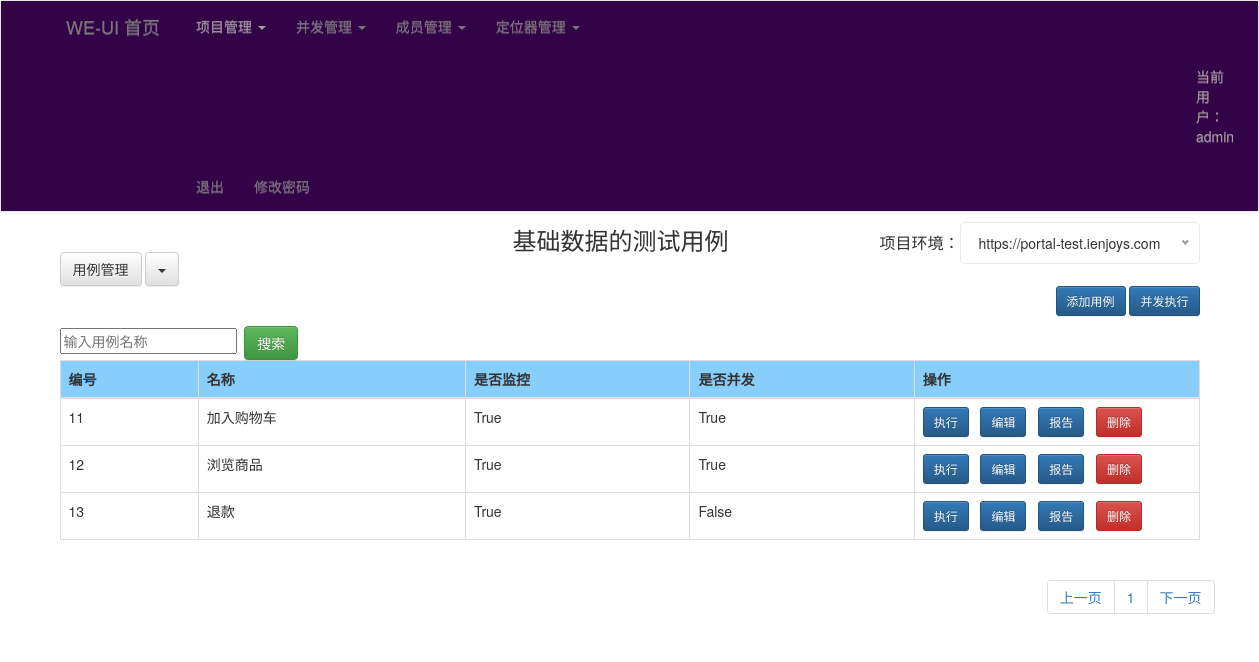
Page /testcases/10/ (signed in) on the earlier database version.
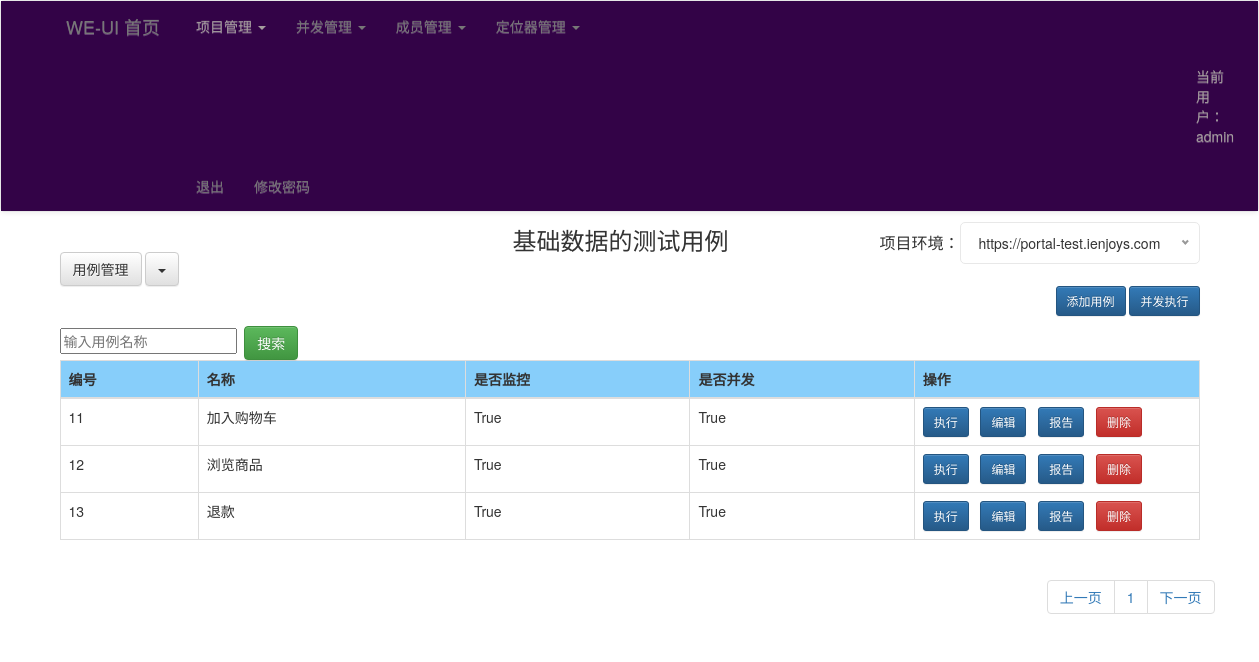
Same page on the later database version.
### uiApp/models.py (models this page shows, shortened)
class DB_end(models.Model):
    name = models.CharField(max_length=20, null=True, blank=True)
    host = models.CharField(max_length=200, null=True, blank=True)
    check_time = models.IntegerField(default=60)
    phone = models.CharField(max_length=200, null=True, blank=True)
    email = models.CharField(max_length=200, null=True, blank=True)
    dingtalk = models.CharField(max_length=200, null=True, blank=True)
    user = models.CharField(max_length=20, null=True, blank=True)
    max_threads = models.IntegerField(default=5)
    monitor_host = models.CharField(max_length=200, null=True, blank=True)

class DB_cases(models.Model):
    name = models.CharField(max_length=20, null=True, blank=True)
    case_type = models.IntegerField(default=0, null=True, blank=True)
    is_monitor = models.BooleanField(default=True, null=True, blank=True)
    script = models.CharField(max_length=200, null=True, blank=True)
    is_threads = models.BooleanField(default=True, null=True, blank=True)
    pro_id = models.CharField(max_length=20, null=False, blank=False)
    retry_count = models.IntegerField(default=2)

### uiApp/views.py (the view)
# urls.py: re_path('testcases/(?P<pro_id>.+)/', testcases),
@login_required
def testcases(request, pro_id):
    case_name = request.GET.get('case_name', '')  # 获取搜索的用例名称
    cases = list(DB_cases.objects.filter(pro_id=pro_id, name__contains=case_name))
    p = Paginator(cases, 5)
    current_page = request.GET.get('current_page')
    try:
        page_cases = p.page(current_page)  # 获取当前页的测试用例
    except PageNotAnInteger:
        page_cases = p.page(1)  # 页数非整数时直接返回第一页
    except EmptyPage:
        page_cases = p.page(1)  # 页数为空时返回第一页
    project = list(DB_end.objects.filter(id=pro_id))[0]
    hosts = project.host.split(",")
    param = {"cases": page_cases, "project": project, "hosts": hosts, 'key_word': case_name}
    return render(request, 'case.html', param)

### uiApp/templates/case.html (shortened to what this page needs)
<!DOCTYPE html>
<html lang="en">
<head>
    <link rel="stylesheet" type="text/css" href="/static/bootstrap-3.4.1-dist/css/bootstrap.css">
    <link rel="stylesheet" type="text/css" href="/static/bootstrap-3.4.1-dist/css/bootstrap-theme.css">
    <link rel="stylesheet" href="/static/jquery-nice-select-master/css/nice-select.css">
</head>
<body>
    {% include 'new_menu.html' %}
    <div class="container">
        <div class="row clearfix">
            <div class="col-md-12 column" style="position: relative">
                <h3 class="text-center" style="display: inline-block;position: absolute;left: 40%;top: -25px">
                    {{ project.name }}的测试用例
                </h3>
                <div align="right" style="font-size: medium; display: inline-block; position: absolute; right: 15px">
                    项目环境：
                </div>
                <div class="dropdown" style="margin: 20px 0 10px">
                   <button class="btn btn-default">用例管理</button> <button data-toggle="dropdown" class="btn btn-default dropdown-toggle"><span class="caret"></span></button>
                  <div align="right">
                    <button class="btn btn-primary btn-sm" onclick='javascript:document.getElementById("add_case_form").style.display="block"'>添加用例</button>
                    <button class="btn btn-primary btn-sm" onclick='concurrent_run({{ project.id }})'>并发执行</button>
                  </div>
                </div>
                <form action="/testcases/{{ project.id }}">
                    <input type="text" placeholder="输入用例名称" name="case_name" value="{{ key_word }}">&nbsp
                    <input type="submit" class="btn btn-success" value="搜索">
                </form>
                <table class="table table-bordered">
                    <thead style="background-color: lightskyblue">
                        <tr>
                            <th>
                                编号
                            </th>
                            <th>
                                名称
                            </th>
                            <th>
                                是否监控
                            </th>
                            <th>
                                是否并发
                            </th>
                            <th>
                                操作
                            </th>
                        </tr>
                    </thead>
                    <tbody>
                        {% for case in cases %}
                            <tr class="error">
                                <td>
                                    {{ case.id }}
                                </td>
                                <td>
                                    {{ case.name }}
                                </td>
                                <td>
                                    {{ case.is_monitor }}
                                </td>
                                <td>
                                    {{ case.is_threads }}
                                </td>
                                <td width="25%">
                                    <button onclick="run_case({{ case.id }})" id="run_btn_{{ case.id }}" class="btn btn-sm btn-primary">执行</button> &nbsp
                                    <button onclick="edit_case({{ case.id }})" class="btn btn-sm btn-primary">编辑</button> &nbsp
                                    <button class="btn btn-sm btn-primary" onclick="javascript:document.location.href='/look_report/{{ case.id }}/'">报告</button> &nbsp
                                    <button onclick="del_case({{ case.id}},{{ project.id }})" type="button" class="btn btn-sm btn-danger">删除</button>
                                </td>
                            </tr>
                        {% endfor %}
                    </tbody>
                </table>
            </div>
            <ul style="float: right" class="pagination">
                    <li>
                        {% if cases.has_previous %}
                            <a href="/testcases/{{ project.id }}?current_page={{ cases.previous_page_number }}">上一页</a>
                        {% else %}
                            <a disabled="true" href="#">上一页</a>
                        {% endif %}
                    </li>
                {% for page in cases.paginator.page_range %}
                    <li>
                     <a href="/testcases/{{ project.id }}?current_page={{ page }}">{{ page }}</a>
                    </li>
                {% endfor %}
                <li>
                    {% if cases.has_next %}
                        <a href="/testcases/{{ project.id }}?current_page={{ cases.next_page_number }}">下一页</a>
                    {% else %}
                        <a style="" disabled="true" href="#">下一页</a>
                    {% endif %}
                </li>
            </ul>
        </div>
    </div>
</body>
</html>

### uiApp/templates/new_menu.html (shortened to what this page needs)
<!DOCTYPE html>
<html lang="en">
<head>
</head>
<body>
    <nav class="navbar navbar-default" role="navigation">
        <div class="container-fluid" style="background-color: #330347">
        <div class="navbar-header" style="margin-left: 50px">
            <a class="navbar-brand" href="/home/">WE-UI 首页</a>
        </div>
        <div class="collapse navbar-collapse" id="example-navbar-collapse" style="margin-left: 150px;">
            <ul class="nav navbar-nav">
                <li class="dropdown">
                    <a style="color: #a59e9e" href="#" class="dropdown-togfsgle" data-toggle="dropdown">
                        项目管理 <b class="caret"></b>
                    </a>
                </li>
                <li class="dropdown">
                    <a href="#" class="dropdown-toggle" data-toggle="dropdown">
                        并发管理 <b class="caret"></b>
                    </a>
                </li>
                <li class="dropdown">
                    <a href="#" class="dropdown-toggle" data-toggle="dropdown">
                        成员管理 <b class="caret"></b>
                    </a>
                <li class="dropdown">
                <li class="dropdown">
                    <a href="#" class="dropdown-toggle" data-toggle="dropdown">
                        定位器管理 <b class="caret"></b>
                    </a>
                <li class="dropdown">
                <li >
                    <a style="margin-left: 1000px;color: #a59e9e" disabled="True" href="#" >
                        当前用户：{{ user }}
                    </a>
                </li>
                <li>
                    <a href="/logout/" >
                       退出
                    </a>
                </li>
                <li>
                    <a href="//" >
                       修改密码
                    </a>
                </li>
            </ul>
        </div>
        </div>
    </nav>
</body>
</html>

Differences in the rows shown:
changed DB_cases "退款": is_threads "False" → "True"
